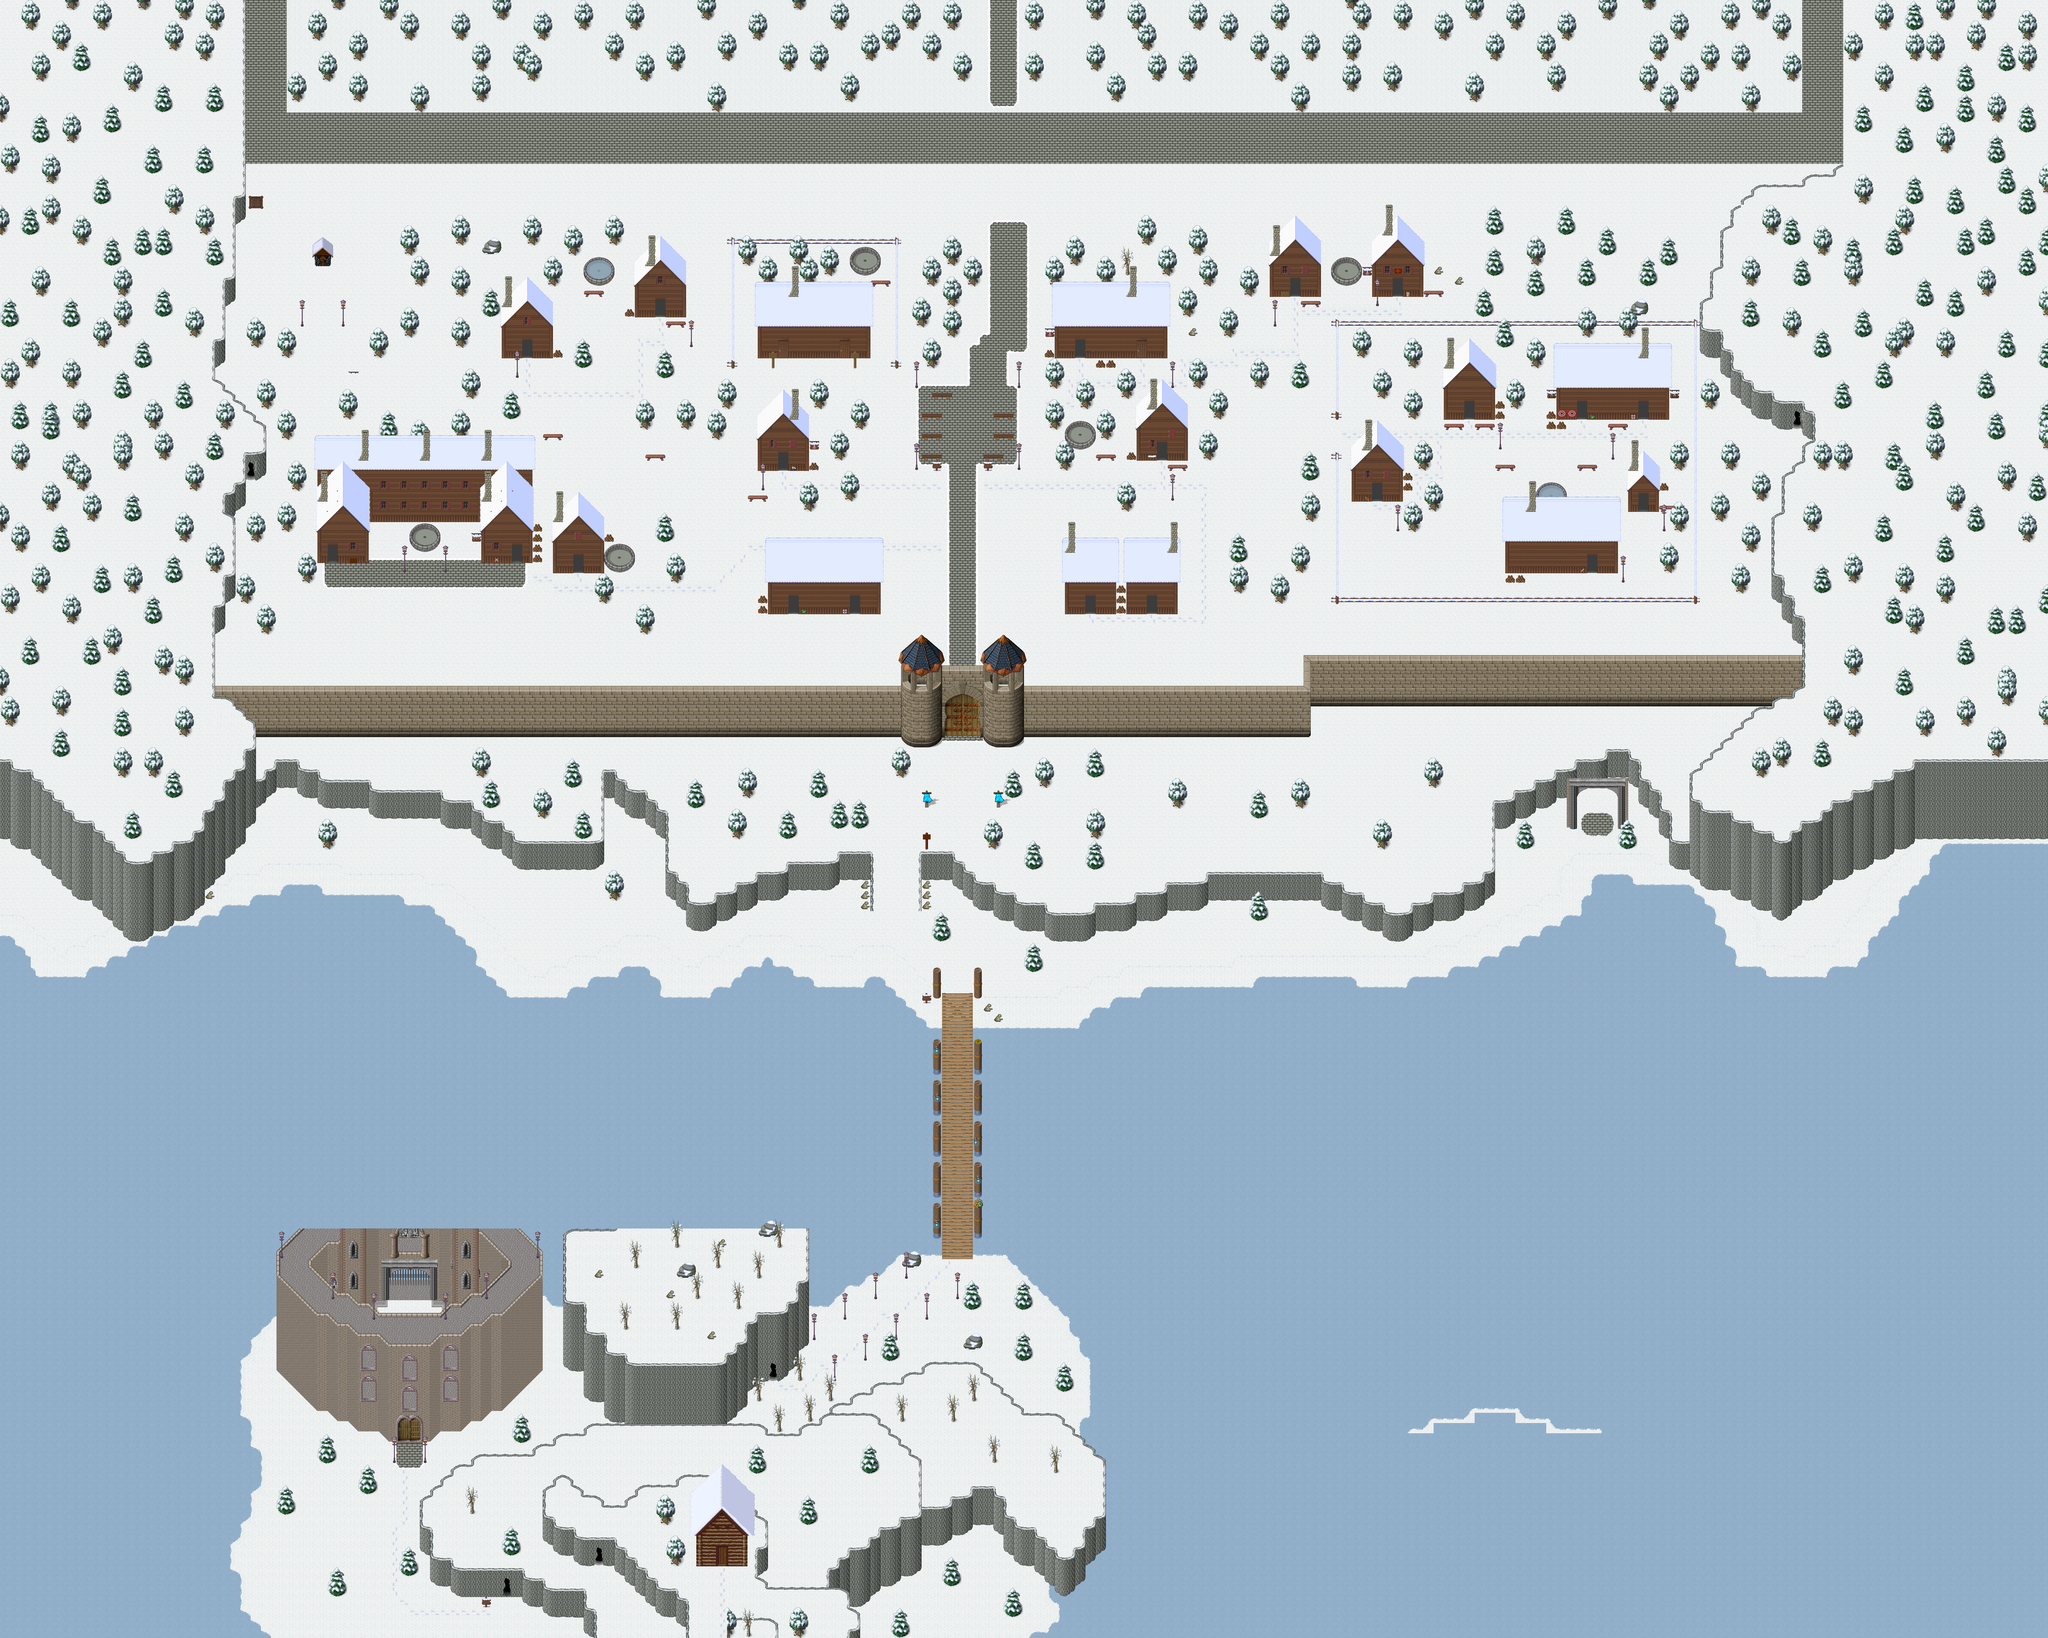

A level layout from a 2D game, rendered from its tile map. Below: a short description, then the map file with tile-grid data replaced by summaries:
An orthogonal 200x160 tile map with 32x32 px tiles, 9 tile layers (ground, ground2, ground3, ground4, ...), 2 hidden layers not drawn, 15 tilesets and 26 objects (21x PARTICLE_EFFECT, 4x fixme, warp).

<map version="1.0" tiledversion="1.0.3" orientation="orthogonal" renderorder="right-down" width="200" height="160" tilewidth="32" tileheight="32" nextobjectid="60">
 <properties>
  <property name="author" value="The Mana World Brazil Team" />
  <property name="license" value="GPL v2+" />
  <property name="manaplus version" value="2" />
  <property name="minimap" value="graphics/minimaps/024-1.png" />
  <property name="music" value="tws_birds_in_the_sunrise.ogg" />
  <property name="name" value="Frostia" />
  <property name="overlay0image" value="graphics/images/ambient/cloud.png" />
  <property name="overlay0parallax" value="1.0" />
  <property name="overlay0scrollX" value="0.2" />
  <property name="overlay0scrollY" value="0.1" />
  <property name="overlay1image" value="graphics/images/ambient/darkness2.png" />
  <property name="overlay1mask" value="2" />
  <property name="overlay1parallax" value="1.0" />
  <property name="overlay1scrollX" value="0.2" />
  <property name="overlay1scrollY" value="0.1" />
  <property name="overlay2image" value="graphics/images/ambient/darkness1.png" />
  <property name="overlay2mask" value="4" />
  <property name="overlay2parallax" value="1.0" />
  <property name="overlay2scrollX" value="0.3" />
  <property name="overlay2scrollY" value="0.2" />
  <property name="overlay3image" value="graphics/images/ambient/night.png" />
  <property name="overlay3mask" value="8" />
  <property name="overlay3keepratio" value="true" />
  <property name="overlay4image" value="graphics/images/ambient/rain.png" />
  <property name="overlay4mask" value="16" />
  <property name="overlay4parallax" value="1.0" />
  <property name="overlay4scrollX" value="-0.3" />
  <property name="overlay4scrollY" value="1.6" />
  <property name="overlay5image" value="graphics/images/ambient/sandstorm.png" />
  <property name="overlay5mask" value="32" />
  <property name="overlay5parallax" value="1.0" />
  <property name="overlay5scrollX" value="0.2" />
  <property name="overlay5scrollY" value="0.1" />
  <property name="overlay6image" value="graphics/images/ambient/snow.png" />
  <property name="overlay6mask" value="64" />
  <property name="overlay6parallax" value="1.0" />
  <property name="overlay6scrollX" value="0.2" />
  <property name="overlay6scrollY" value="0.1" />
 </properties>
 <tileset firstgid="1" name="Neve" tilewidth="32" tileheight="32" tilecount="256" columns="16">
  <image source="../graphics/tilesets/snow.png" width="512" height="512" />
 </tileset>
 <tileset firstgid="257" name="Neve_x2" tilewidth="32" tileheight="64" tilecount="16" columns="16">
  <image source="../graphics/tilesets/snow_x2.png" width="512" height="64" />
 </tileset>
 <tileset firstgid="273" name="Neve_x3" tilewidth="32" tileheight="96" tilecount="4" columns="4">
  <image source="../graphics/tilesets/snow_x3.png" width="128" height="96" />
 </tileset>
 <tileset firstgid="277" name="Snow_tree_x3" tilewidth="32" tileheight="96" tilecount="8" columns="8">
  <image source="../graphics/tilesets/snow_tree_x3.png" width="256" height="96" />
 </tileset>
 <tileset firstgid="285" name="Porto" tilewidth="32" tileheight="32" tilecount="160" columns="16">
  <image source="../graphics/tilesets/docks.png" width="512" height="320" />
 </tileset>
 <tileset firstgid="445" name="castle-walls" tilewidth="32" tileheight="32" tilecount="256" columns="16">
  <image source="../graphics/tilesets/lof/castle_1.png" width="512" height="512" />
 </tileset>
 <tileset firstgid="701" name="blockWalls2" tilewidth="32" tileheight="32" tilecount="64" columns="16">
  <image source="../graphics/tilesets/blockWalls2.png" width="512" height="128" />
 </tileset>
 <tileset firstgid="765" name="Snow_village" tilewidth="32" tileheight="32" tilecount="256" columns="16">
  <image source="../graphics/tilesets/br/snow_village.png" width="512" height="512" />
 </tileset>
 <tileset firstgid="1021" name="Woodland_village" tilewidth="32" tileheight="32" tilecount="256" columns="16">
  <image source="../graphics/tilesets/woodland_village.png" width="512" height="512" />
 </tileset>
 <tileset firstgid="1277" name="placas_x2" tilewidth="32" tileheight="64" tilecount="36" columns="9">
  <image source="../graphics/tilesets/signs_x2.png" width="288" height="256" />
 </tileset>
 <tileset firstgid="1313" name="Woodland_snow_x3" tilewidth="32" tileheight="96" tilecount="16" columns="16">
  <image source="../graphics/tilesets/woodland_snow_x3.png" width="512" height="96" />
 </tileset>
 <tileset firstgid="1329" name="collision" tilewidth="32" tileheight="32" tilecount="9" columns="3">
  <image source="../graphics/tilesets/collision.png" width="96" height="96" />
 </tileset>
 <tileset firstgid="1338" name="flags-anime_x2" tilewidth="32" tileheight="64" tilecount="144" columns="12">
  <image source="../graphics/tilesets/flags-anime_x2.png" width="384" height="768" />
  <tile id="84">
   <properties>
    <property name="animation-delay0" value="25" />
    <property name="animation-delay1" value="25" />
    <property name="animation-delay2" value="25" />
    <property name="animation-delay3" value="25" />
    <property name="animation-delay4" value="25" />
    <property name="animation-delay5" value="25" />
    <property name="animation-frame0" value="84" />
    <property name="animation-frame1" value="86" />
    <property name="animation-frame2" value="88" />
    <property name="animation-frame3" value="90" />
    <property name="animation-frame4" value="92" />
    <property name="animation-frame5" value="94" />
   </properties>
   <animation>
    <frame tileid="84" duration="250" />
    <frame tileid="86" duration="250" />
    <frame tileid="88" duration="250" />
    <frame tileid="90" duration="250" />
    <frame tileid="92" duration="250" />
    <frame tileid="94" duration="250" />
   </animation>
  </tile>
  <tile id="85">
   <properties>
    <property name="animation-delay0" value="25" />
    <property name="animation-delay1" value="25" />
    <property name="animation-delay2" value="25" />
    <property name="animation-delay3" value="25" />
    <property name="animation-delay4" value="25" />
    <property name="animation-delay5" value="25" />
    <property name="animation-frame0" value="85" />
    <property name="animation-frame1" value="87" />
    <property name="animation-frame2" value="89" />
    <property name="animation-frame3" value="91" />
    <property name="animation-frame4" value="93" />
    <property name="animation-frame5" value="95" />
   </properties>
   <animation>
    <frame tileid="85" duration="250" />
    <frame tileid="87" duration="250" />
    <frame tileid="89" duration="250" />
    <frame tileid="91" duration="250" />
    <frame tileid="93" duration="250" />
    <frame tileid="95" duration="250" />
   </animation>
  </tile>
 </tileset>
 <tileset firstgid="1482" name="concreteWalls" tilewidth="32" tileheight="32" tilecount="336" columns="16">
  <image source="../graphics/tilesets/concreteWalls.png" width="512" height="672" />
 </tileset>
 <tileset firstgid="1818" name="Neve_village" tilewidth="32" tileheight="32" tilecount="256" columns="16">
  <image source="../graphics/tilesets/snow_village.png" width="512" height="512" />
 </tileset>
 <layer name="ground" width="200" height="160">
  <data>[32000 cells, 32000 non-empty, 37 distinct tile ids]</data>
 </layer>
 <layer name="ground2" width="200" height="160">
  <data>[32000 cells, 18988 non-empty, 99 distinct tile ids]</data>
 </layer>
 <layer name="ground3" width="200" height="160">
  <data>[32000 cells, 278 non-empty, 50 distinct tile ids]</data>
 </layer>
 <layer name="ground4" width="200" height="160">
  <data>[32000 cells, 1901 non-empty, 55 distinct tile ids]</data>
 </layer>
 <layer name="fringe" width="200" height="160">
  <data>[32000 cells, 1826 non-empty, 88 distinct tile ids]</data>
 </layer>
 <layer name="top" width="200" height="160">
  <data>[32000 cells, 1564 non-empty, 116 distinct tile ids]</data>
 </layer>
 <layer name="top2" width="200" height="160">
  <data>[32000 cells, 273 non-empty, 68 distinct tile ids]</data>
 </layer>
 <layer name="top3" width="200" height="160">
  <data>[32000 cells, 102 non-empty, 29 distinct tile ids]</data>
 </layer>
 <layer name="top4" width="200" height="160">
  <data>[32000 cells, 83 non-empty, 31 distinct tile ids]</data>
 </layer>
 <layer name="collision" width="200" height="160" visible="0">
  <data>[32000 cells, 23172 non-empty, 1 distinct tile ids]</data>
 </layer>
 <layer name="Heights" width="200" height="160" visible="0">
  <data>[32000 cells, 0 non-empty, 0 distinct tile ids]</data>
 </layer>
 <objectgroup color="#ffff00" name="spawns" />
 <objectgroup color="#00aa00" name="warps">
  <object id="59" name="To Frozen Cave" type="warp" x="2400" y="4288" width="32" height="32">
   <properties>
    <property name="dest_map" value="023-1" />
    <property name="dest_x" value="42" />
    <property name="dest_y" value="32" />
   </properties>
  </object>
 </objectgroup>
 <objectgroup color="#ff55ff" name="particles">
  <object id="32" name="graphics/particles/smoke.xml" type="PARTICLE_EFFECT" x="1141" y="1349" />
  <object id="33" name="graphics/particles/smoke.xml" type="PARTICLE_EFFECT" x="1525" y="1349" />
  <object id="34" name="graphics/particles/smoke.xml" type="PARTICLE_EFFECT" x="1013" y="1477" />
  <object id="35" name="graphics/particles/smoke.xml" type="PARTICLE_EFFECT" x="1589" y="869" />
  <object id="36" name="graphics/particles/smoke.xml" type="PARTICLE_EFFECT" x="1749" y="1541" />
  <object id="37" name="graphics/particles/smoke.xml" type="PARTICLE_EFFECT" x="2037" y="741" />
  <object id="38" name="graphics/particles/smoke.xml" type="PARTICLE_EFFECT" x="2485" y="1221" />
  <object id="39" name="graphics/particles/smoke.xml" type="PARTICLE_EFFECT" x="2485" y="837" />
  <object id="40" name="graphics/particles/smoke.xml" type="PARTICLE_EFFECT" x="3541" y="837" />
  <object id="41" name="graphics/particles/smoke.xml" type="PARTICLE_EFFECT" x="3605" y="1189" />
  <object id="42" name="graphics/particles/smoke.xml" type="PARTICLE_EFFECT" x="3349" y="1637" />
  <object id="43" name="graphics/particles/smoke.xml" type="PARTICLE_EFFECT" x="3989" y="709" />
  <object id="44" name="graphics/particles/smoke.xml" type="PARTICLE_EFFECT" x="4341" y="645" />
  <object id="45" name="graphics/particles/smoke.xml" type="PARTICLE_EFFECT" x="4533" y="1061" />
  <object id="46" name="graphics/particles/smoke.xml" type="PARTICLE_EFFECT" x="4277" y="1317" />
  <object id="47" name="graphics/particles/smoke.xml" type="PARTICLE_EFFECT" x="5141" y="1029" />
  <object id="48" name="graphics/particles/smoke.xml" type="PARTICLE_EFFECT" x="5109" y="1381" />
  <object id="49" name="graphics/particles/smoke.xml" type="PARTICLE_EFFECT" x="4789" y="1509" />
  <object id="50" name="graphics/particles/smoke.xml" type="PARTICLE_EFFECT" x="3669" y="1637" />
  <object id="51" name="graphics/particles/circle-magic.xml" type="PARTICLE_EFFECT" x="4977" y="2550" width="32" height="32" />
  <object id="52" name="graphics/particles/wispdance.particle.xml" type="PARTICLE_EFFECT" x="4992" y="2688" />
 </objectgroup>
 <objectgroup name="margin">
  <object id="54" type="fixme" x="0" y="4480" width="6400" height="640" />
  <object id="55" type="fixme" x="0" y="0" width="640" height="5120" />
  <object id="56" type="fixme" x="5760" y="0" width="640" height="5120" />
  <object id="57" type="fixme" x="0" y="0" width="6400" height="640" />
 </objectgroup>
</map>
